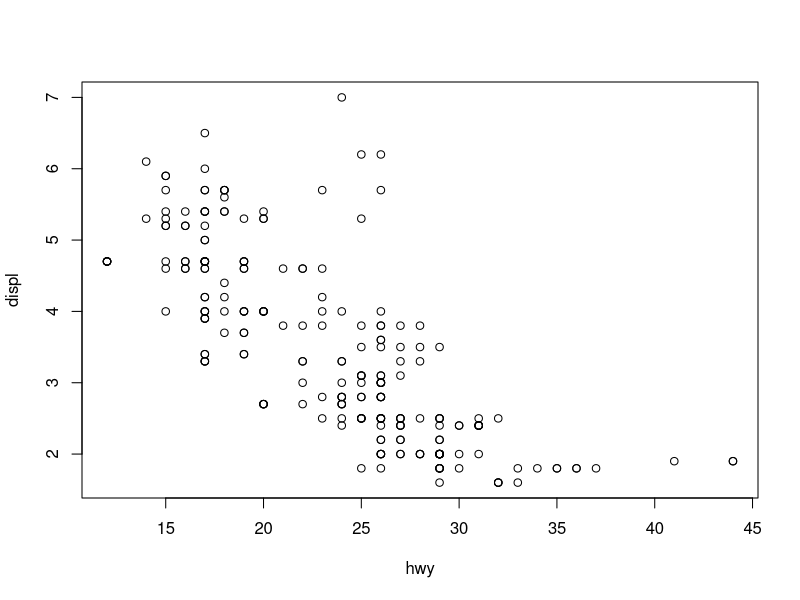

Here is the R script that generated this plot:
# gitautopush test script

library(ggplot2)

plot(displ ~ hwy, mpg)

# checking if prompted for password every time I save...

# It seems that way

# testing git bash

# same problem